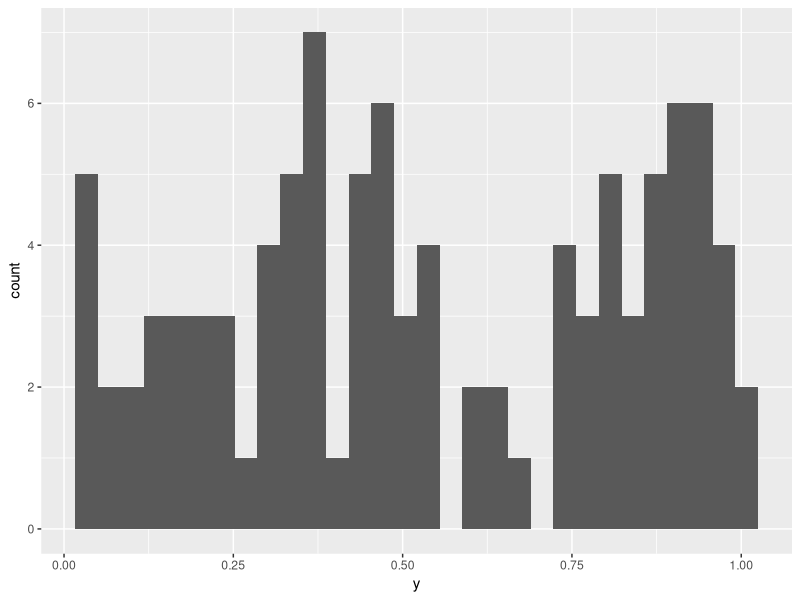

Here is the R script that generated this plot:
## ---- chunk 1
library(tidyverse)

xvars <- data.frame(matrix(runif(100*95), ncol=95))
overfitting <- tibble(y = runif(100)) %>%
  bind_cols(xvars)

glimpse(overfitting)

ggplot(overfitting, aes(y)) + geom_histogram()

# these are just uniformly distributed numbers, should have no kind of relationship between variables
# here's a model with just a few X's, and no overfit. The model is insignificant.
# the only significant coefficient beta is the intercept (which is roughly equal to the average of y)
lm_no_overfit <- lm(data = overfitting,
                    formula = y ~ X1 + X2 + X3)
summary(lm_no_overfit)

# now, see what happens when we add all the 95 features
# mostly, look at the R^2. It's almost 1!
lm_overfit <- lm(data = overfitting,
                 formula = y ~ .)
summary(lm_overfit)

# now, see the errors of each model
overfitting <- overfitting %>% 
  mutate(res_no_overfit = y - predict(lm_no_overfit, newdata = overfitting),
         res_overfit = y - predict(lm_overfit, newdata = overfitting))

overfitting %>%
  summarize(mean(abs(res_no_overfit)),
            mean(abs(res_overfit)))

# 80%+ reduction in mean absolute residual error!

## ---- chunk 2

overfitting <- overfitting %>%
  mutate(is_train = runif(nrow(overfitting)) < 0.8)

lm_overfit_train <- lm(data = overfitting %>% filter(is_train),
                       formula = y ~ .)

overfitting <- overfitting %>%
  mutate(res_overfit_train = y - predict(lm_overfit_train, newdata = overfitting))

overfitting %>%
  filter(!is_train) %>%
  summarize(mean(abs(res_no_overfit)),
            mean(abs(res_overfit)),
            mean(abs(res_overfit_train)))

# Now the "true face" of the model is discovered. See how high the error rate of the test set is!
# Beware of overfitting models. Always use train/test. Watch out for n and p.
